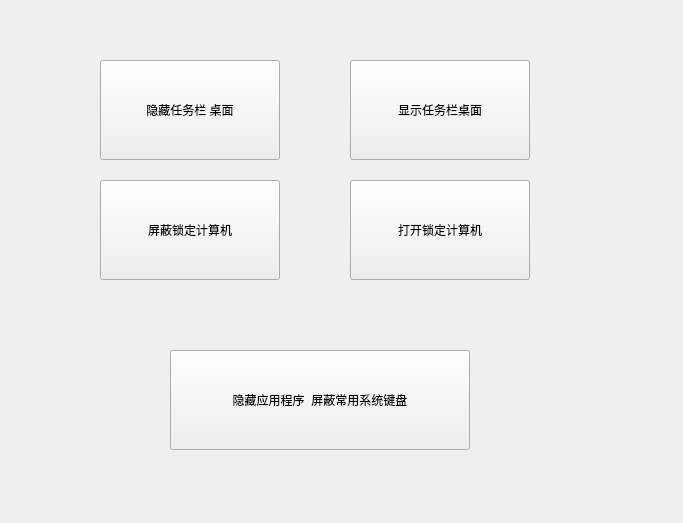
<?xml version="1.0" encoding="UTF-8"?>
<ui version="4.0">
 <class>Widget</class>
 <widget class="QWidget" name="Widget">
  <property name="geometry">
   <rect>
    <x>0</x>
    <y>0</y>
    <width>683</width>
    <height>523</height>
   </rect>
  </property>
  <property name="windowTitle">
   <string>alantop_set</string>
  </property>
  <widget class="QPushButton" name="pushButton">
   <property name="geometry">
    <rect>
     <x>100</x>
     <y>60</y>
     <width>180</width>
     <height>100</height>
    </rect>
   </property>
   <property name="maximumSize">
    <size>
     <width>181</width>
     <height>101</height>
    </size>
   </property>
   <property name="text">
    <string>隐藏任务栏 桌面</string>
   </property>
  </widget>
  <widget class="QPushButton" name="pushButton_2">
   <property name="geometry">
    <rect>
     <x>350</x>
     <y>60</y>
     <width>180</width>
     <height>100</height>
    </rect>
   </property>
   <property name="text">
    <string>显示任务栏桌面</string>
   </property>
  </widget>
  <widget class="QPushButton" name="pushButton_unlock">
   <property name="geometry">
    <rect>
     <x>100</x>
     <y>180</y>
     <width>180</width>
     <height>100</height>
    </rect>
   </property>
   <property name="text">
    <string>屏蔽锁定计算机</string>
   </property>
  </widget>
  <widget class="QPushButton" name="hideZizhuji">
   <property name="geometry">
    <rect>
     <x>170</x>
     <y>350</y>
     <width>300</width>
     <height>100</height>
    </rect>
   </property>
   <property name="text">
    <string>隐藏应用程序  屏蔽常用系统键盘</string>
   </property>
  </widget>
  <widget class="QPushButton" name="pushButton_lock">
   <property name="geometry">
    <rect>
     <x>350</x>
     <y>180</y>
     <width>180</width>
     <height>100</height>
    </rect>
   </property>
   <property name="text">
    <string>打开锁定计算机</string>
   </property>
  </widget>
 </widget>
 <resources/>
 <connections/>
</ui>
